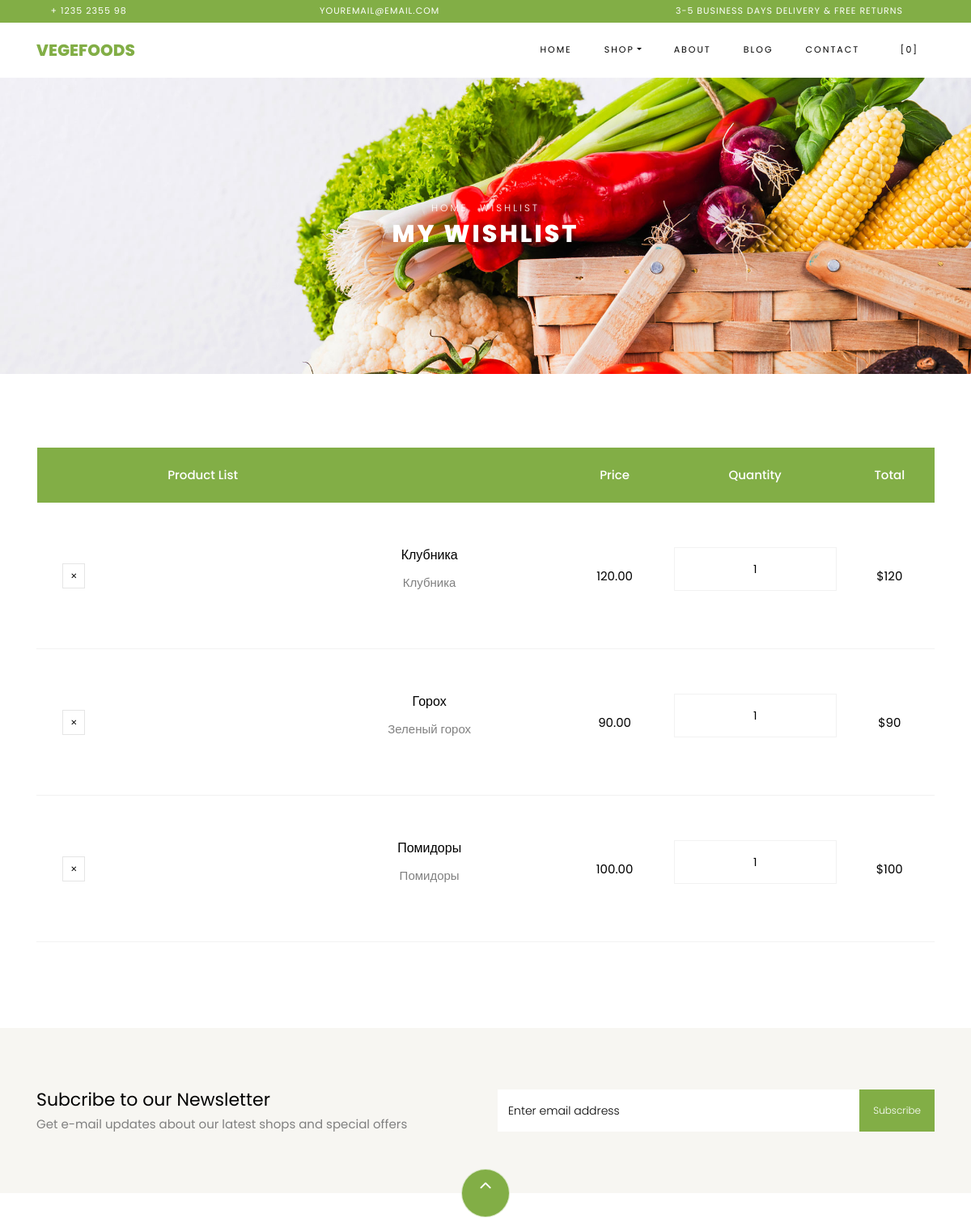
Before: /cart/wishlist/ (signed in, upper part) with the older database file.
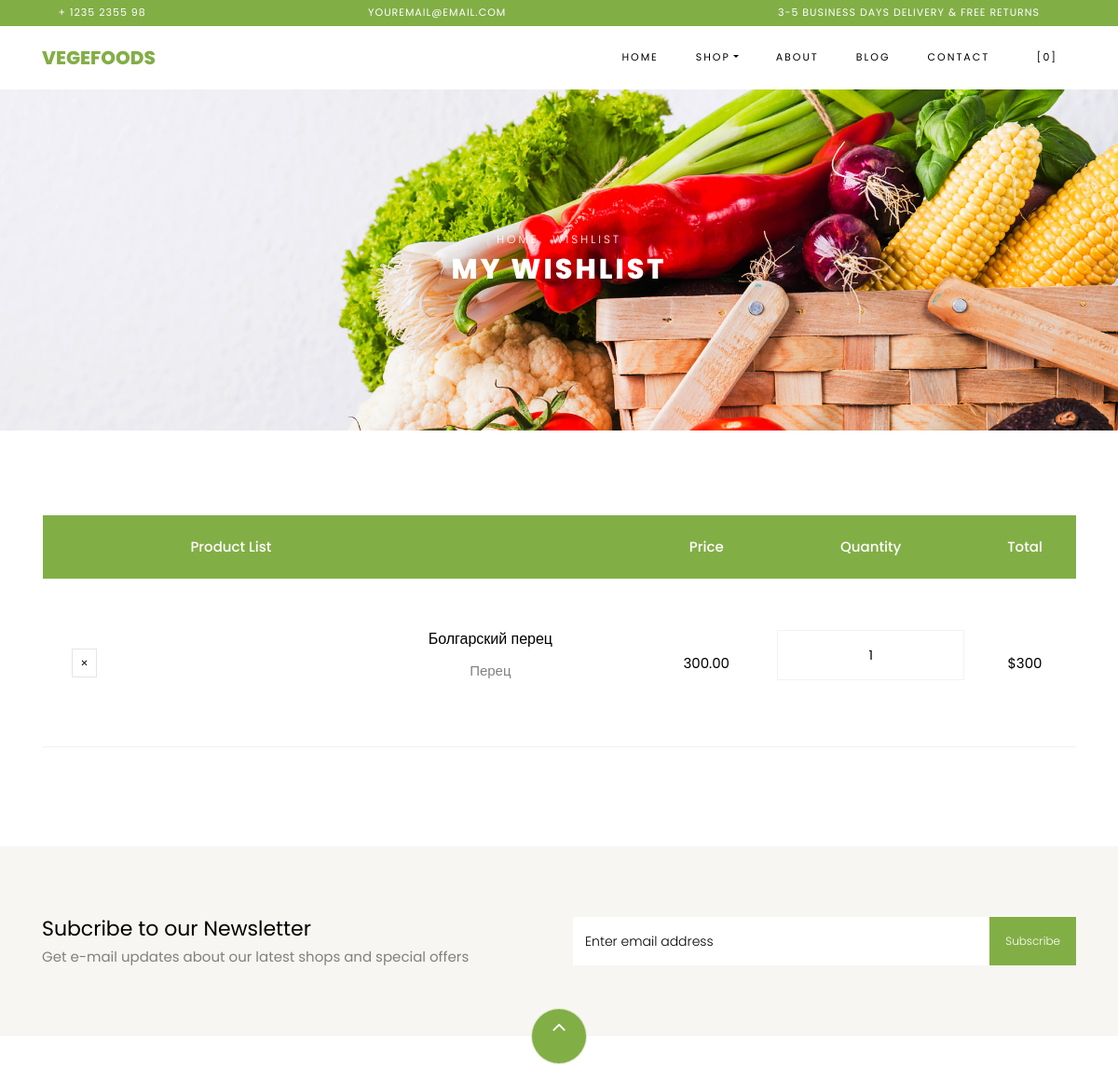
After: the same page with the newer database file.
### apps/cart_shop/models.py (models this page shows, shortened)
class WishList(models.Model):
    cart = models.ForeignKey(Cart, on_delete=models.CASCADE)
    quantity = models.IntegerField(default=1)
    product = models.ForeignKey(Product, on_delete=models.CASCADE)
    created_at = models.DateTimeField(auto_now_add=True)
    updated_at = models.DateTimeField(auto_now=True)

class Product(models.Model):
    name = models.CharField(max_length=255)
    price = models.DecimalField(max_digits=10, decimal_places=2)
    discount = models.IntegerField(null=True, blank=True)
    description = models.TextField()
    image = models.ImageField(upload_to='static/shop/images',
                              null=True, blank=True)
    created_at = models.DateTimeField(auto_now_add=True)
    updated_at = models.DateTimeField(auto_now=True)

### apps/cart_shop/views.py (the view)
# urls.py: path('wishlist/', ViewWishlist.as_view(), name='wishlist'),
class ViewWishlist(View):
    def get(self, request):
        items_carts = WishList.objects.filter(cart__user=request.user)
        data = list(items_carts)
        context = {'items_carts': data,
                   }
        return render(request, 'cart_shop/wishlist.html', context)

### apps/cart_shop/templates/cart_shop/wishlist.html
{% extends 'home/base.html' %}
{% load static %}
{% block content %}
    <div class="hero-wrap hero-bread" style="background-image: url({% static 'shop/images/bg_1.jpg' %});">
      <div class="container">
        <div class="row no-gutters slider-text align-items-center justify-content-center">
          <div class="col-md-9 ftco-animate text-center">
          	<p class="breadcrumbs"><span class="mr-2"><a href="index.html">Home</a></span> <span>Wishlist</span></p>
            <h1 class="mb-0 bread">My Wishlist</h1>
          </div>
        </div>
      </div>
    </div>
    <section class="ftco-section ftco-cart">
			<div class="container">
				<div class="row">
    			<div class="col-md-12 ftco-animate">
    				<div class="cart-list">
	    				<table class="table">
						    <thead class="thead-primary">
						      <tr class="text-center">
						        <th>&nbsp;</th>
						        <th>Product List</th>
						        <th>&nbsp;</th>
						        <th>Price</th>
						        <th>Quantity</th>
						        <th>Total</th>
						      </tr>
						    </thead>
						    <tbody>
							{% for item in items_carts %}
						      <tr class="text-center">
						        <td class="product-remove"><a href="{% url 'cart_shop:del_from_wish' item.id %}"><span class="ion-ios-close"></span></a></td>
						        <td class="image-prod"><div class="img" style="background-image:url({{item.product.image.url}});"></div></td>
						        <td class="product-name">
						        	<h3>{{item.product.name}}</h3>
						        	<p>{{item.product.description}}</p>
						        </td>
						        <td class="price">{{item.product.price}}</td>
						        <td class="quantity">
						        	<div class="input-group mb-3">
					             	<input type="text" name="quantity" class="quantity form-control input-number" value="1" min="1" max="100">
					          	</div>
					          </td>
						        <td class="total">${% widthratio item.product.price 1 item.quantity %}</td>
						      </tr>
							{%endfor%}
						    </tbody>
						  </table>
					  </div>
    			</div>
    		</div>
			</div>
		</section>
{% endblock %}

Changed rows visible on the page:
removed WishList: product.name "Клубника", product.description "Клубника", product.price "120.00", product+quantity "120"
removed WishList: product.name "Горох", product.description "Зеленый горох", product.price "90.00", product+quantity "90"
removed WishList: product.name "Помидоры", product.description "Помидоры", product.price "100.00", product+quantity "100"
added WishList: product.name "Болгарский перец", product.description "Перец", product.price "300.00", product+quantity "300"
